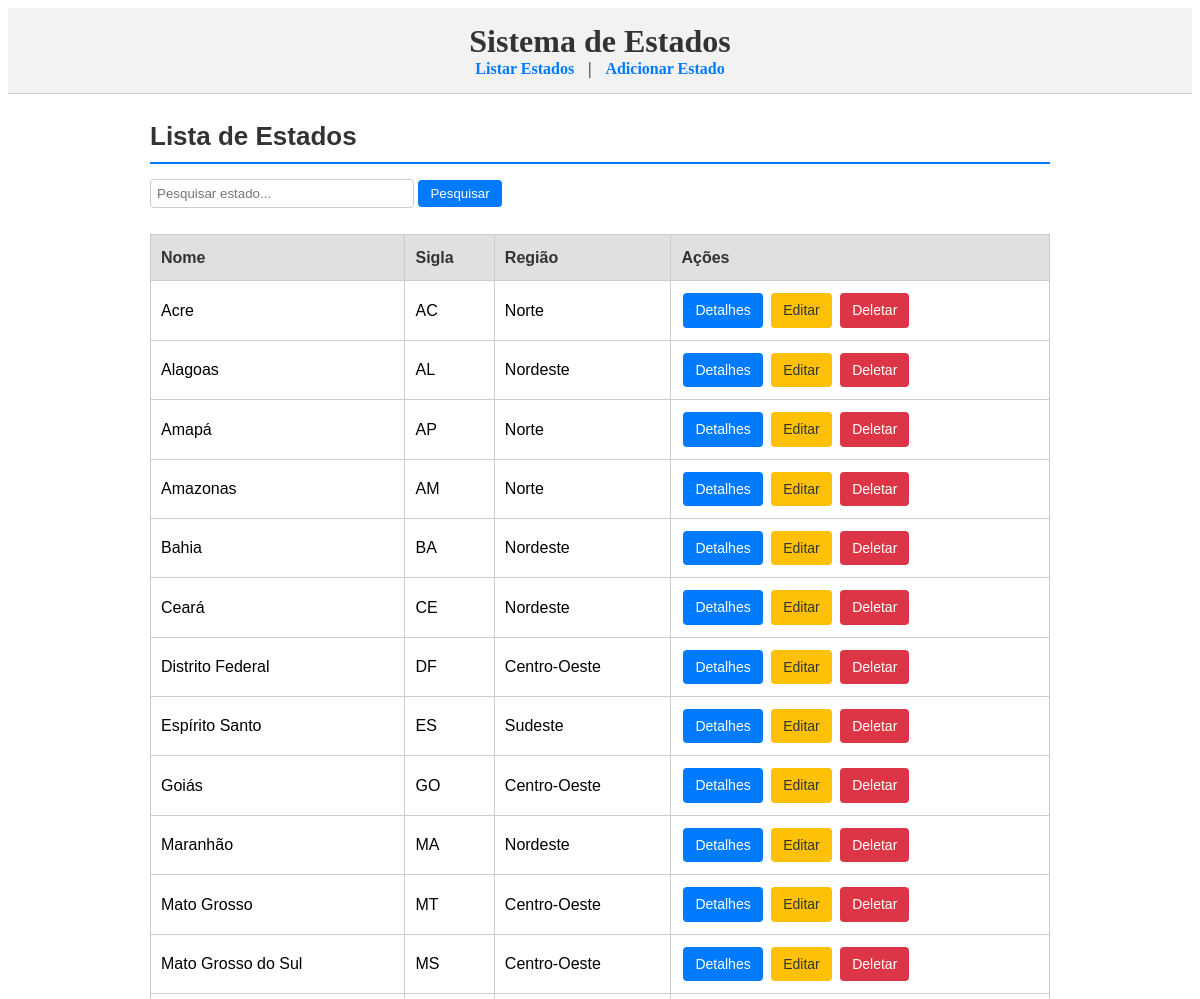
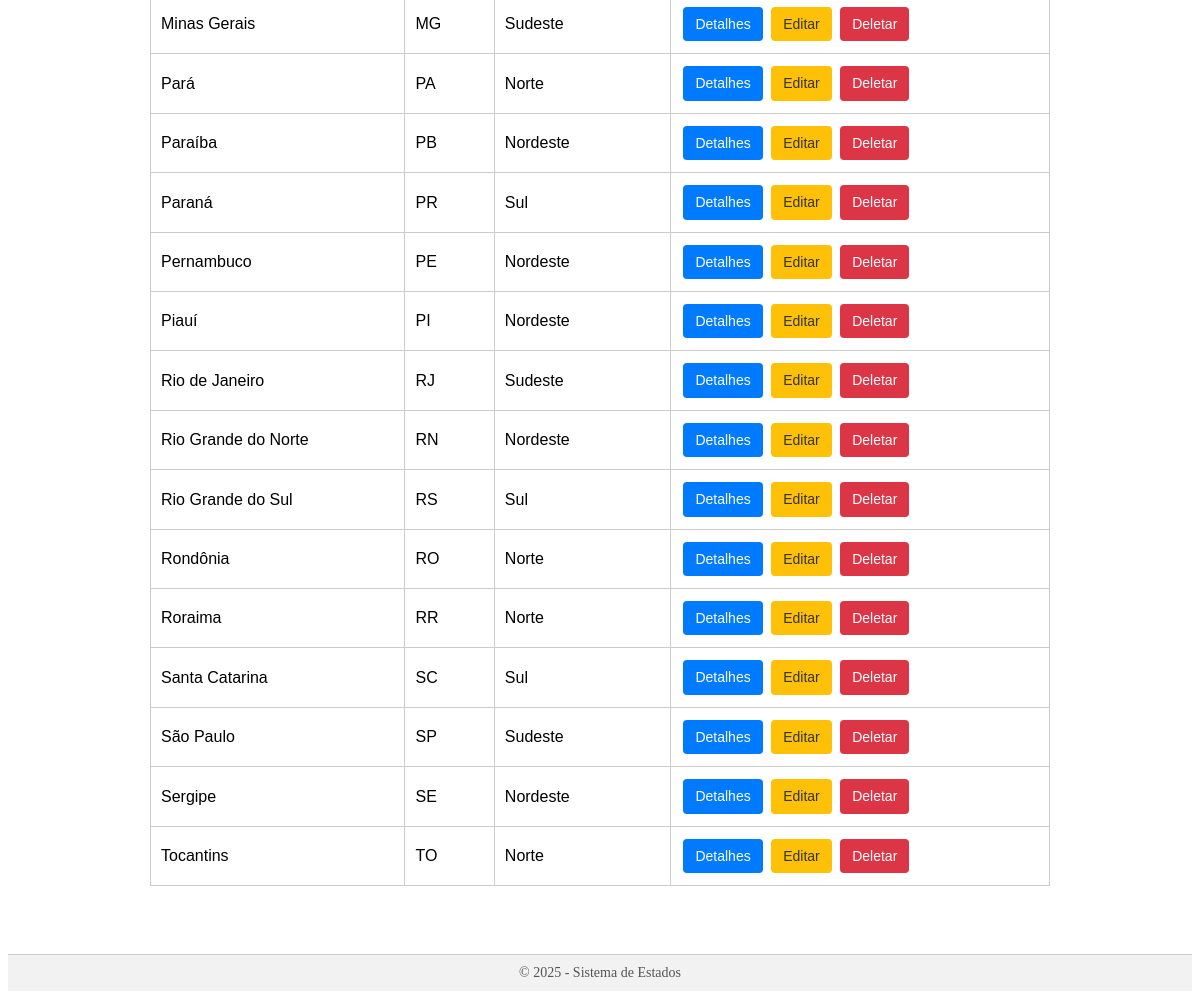
The page /estados/ on the database its author committed (2 pictures, top to bottom).
### app/models.py (models this page shows, shortened)
class Estado(models.Model):
    nome = models.CharField(max_length=50)
    sigla = models.CharField(max_length=2, unique=True)
    regiao = models.CharField(max_length=20)
    descricao = models.TextField(blank=True, null=True)
    imagem = models.URLField(blank=True, null=True)

### app/views.py (the view)
# urls.py: path('estados/', EstadoListView.as_view(), name='estado_list'),
class EstadoListView(ListView):
    model = Estado
    template_name = 'app/estado_list.html'
    context_object_name = 'estados'
    def get_queryset(self):
        queryset = super().get_queryset()
        search = self.request.GET.get('q')
        if search:
            queryset = queryset.filter(Q(nome__icontains=search) | Q(sigla__icontains=search))
        return queryset

### app/templates/app/estado_list.html (shortened to what this page needs)
{% extends 'app/base.html' %}
{% block content %}
<h2 class="titulo-lista">Lista de Estados</h2>
<form method="get" class="form-pesquisa">
    <input type="text" name="q" placeholder="Pesquisar estado..." value="{{ request.GET.q }}">
    <button type="submit">Pesquisar</button>
</form><br>
<table class="tabela-estados">
    <thead>
        <tr>
            <th>Nome</th>
            <th>Sigla</th>
            <th>Região</th>
            <th>Ações</th>
        </tr>
    </thead>
    <tbody>
        {% for estado in estados %}
        <tr>
            <td>{{ estado.nome }}</td>
            <td>{{ estado.sigla }}</td>
            <td>{{ estado.regiao }}</td>
            <td>
                <a class="botao-detalhe" href="{% url 'estado_detail' estado.pk %}">Detalhes</a>
                <a class="botao-editar" href="{% url 'estado_update' estado.pk %}">Editar</a>
                <a class="botao-deletar" href="{% url 'estado_delete' estado.pk %}">Deletar</a>
            </td>
        </tr>
        {% empty %}
        <tr>
            <td colspan="4">Nenhum estado cadastrado.</td>
        </tr>
        {% endfor %}
    </tbody>
</table>
{% endblock %}

### app/templates/app/base.html (shortened to what this page needs)
{% load static %}
<!DOCTYPE html>
<html lang="pt-br">
<head>
    <link rel="stylesheet" href="{% static 'app/style/style.css' %}">
</head>
<body>
    <header class="cabecalho">
        <h1 class="titulo-principal">Sistema de Estados</h1>
        <nav class="menu-navegacao">
            <a href="{% url 'estado_list' %}">Listar Estados</a> |
            <a href="{% url 'estado_create' %}">Adicionar Estado</a>
        </nav>
    </header>
    <main class="conteudo-principal">
        {% block content %}
        {% endblock %}
    </main><br>
    <footer class="rodape">
        &copy; 2025 - Sistema de Estados
    </footer>
</body>
</html>

### app/static/app/style/style.css (style rules this page uses)
.cabecalho { background-color: #f2f2f2; padding: 15px; text-align: center; border-bottom: 1px solid #ccc; }
.titulo-principal { margin: 0; font-size: 32px; color: #333; }
.menu-navegacao a { margin: 0 10px; text-decoration: none; color: #007bff; font-weight: bold; }
.conteudo-principal { margin: 20px auto; width: 90%; max-width: 900px; font-family: Arial, sans-serif; line-height: 1.6; }
.titulo-lista, .titulo-detalhe, .titulo-formulario, .titulo-excluir, .titulo-municipios .titulo-pontos { color: #333; margin-bottom: 15px; font-size: 26px; border-bottom: 2px solid #007bff; padding-bottom: 5px; }
.tabela-estados { width: 100%; border-collapse: collapse; margin-bottom: 20px; }
.tabela-estados th, .tabela-estados td { border: 1px solid #ccc; padding: 10px; text-align: left; }
.tabela-estados th { background-color: #e0e0e0; color: #333; }
.botao-detalhe, .botao-editar, .botao-deletar, .botao-voltar, .botao-enviar, .botao-confirmar { display: inline-block; padding: 6px 12px; margin: 2px; text-decoration: none; color: white; border-radius: 4px; font-size: 14px; transition: all 0.2s ease-in-out; }
.botao-detalhe { background-color: #007bff; }
.botao-editar { background-color: #ffc107; color: #333; }
.botao-deletar { background-color: #dc3545; }
.form-pesquisa input[type="text"] { padding: 6px; width: 250px; border: 1px solid #ccc; border-radius: 4px; }
.form-pesquisa button { padding: 6px 12px; border: none; background-color: #007bff; color: white; border-radius: 4px; cursor: pointer; }
.rodape { background-color: #f2f2f2; text-align: center; padding: 10px; border-top: 1px solid #ccc; margin-top: 30px; font-size: 14px; color: #555; }

### rows shown on the page
Estado: nome "Acre", sigla "AC", regiao "Norte"
Estado: nome "Alagoas", sigla "AL", regiao "Nordeste"
Estado: nome "Amapá", sigla "AP", regiao "Norte"
Estado: nome "Amazonas", sigla "AM", regiao "Norte"
Estado: nome "Bahia", sigla "BA", regiao "Nordeste"
Estado: nome "Ceará", sigla "CE", regiao "Nordeste"
Estado: nome "Distrito Federal", sigla "DF", regiao "Centro-Oeste"
Estado: nome "Espírito Santo", sigla "ES", regiao "Sudeste"
Estado: nome "Goiás", sigla "GO", regiao "Centro-Oeste"
Estado: nome "Maranhão", sigla "MA", regiao "Nordeste"
Estado: nome "Mato Grosso", sigla "MT", regiao "Centro-Oeste"
Estado: nome "Mato Grosso do Sul", sigla "MS", regiao "Centro-Oeste"
Estado: nome "Minas Gerais", sigla "MG", regiao "Sudeste"
Estado: nome "Pará", sigla "PA", regiao "Norte"
Estado: nome "Paraíba", sigla "PB", regiao "Nordeste"
Estado: nome "Paraná", sigla "PR", regiao "Sul"
Estado: nome "Pernambuco", sigla "PE", regiao "Nordeste"
Estado: nome "Piauí", sigla "PI", regiao "Nordeste"
Estado: nome "Rio de Janeiro", sigla "RJ", regiao "Sudeste"
Estado: nome "Rio Grande do Norte", sigla "RN", regiao "Nordeste"
Estado: nome "Rio Grande do Sul", sigla "RS", regiao "Sul"
Estado: nome "Rondônia", sigla "RO", regiao "Norte"
Estado: nome "Roraima", sigla "RR", regiao "Norte"
Estado: nome "Santa Catarina", sigla "SC", regiao "Sul"
Estado: nome "São Paulo", sigla "SP", regiao "Sudeste"
Estado: nome "Sergipe", sigla "SE", regiao "Nordeste"
Estado: nome "Tocantins", sigla "TO", regiao "Norte"
